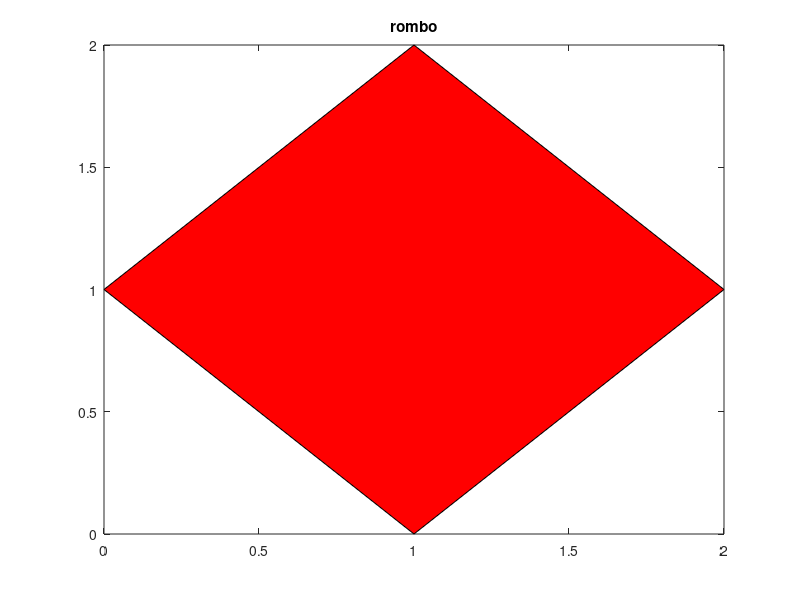
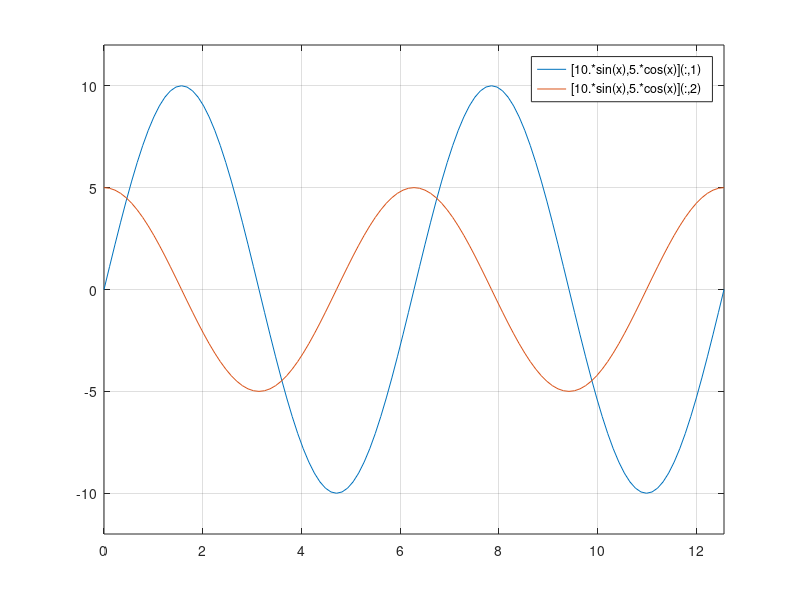

Reproduce these figures in MATLAB, in order.
x=[1,2,1,0];
y=[0,1,2,1];
figure(17)
fill(x,y,'r')
title('rombo')
%Gráficas de funciones implicitas.
y='[10*sin(x),5*cos(x)]'
figure(18)
fplot(y,[0 4*pi -12 12])
grid